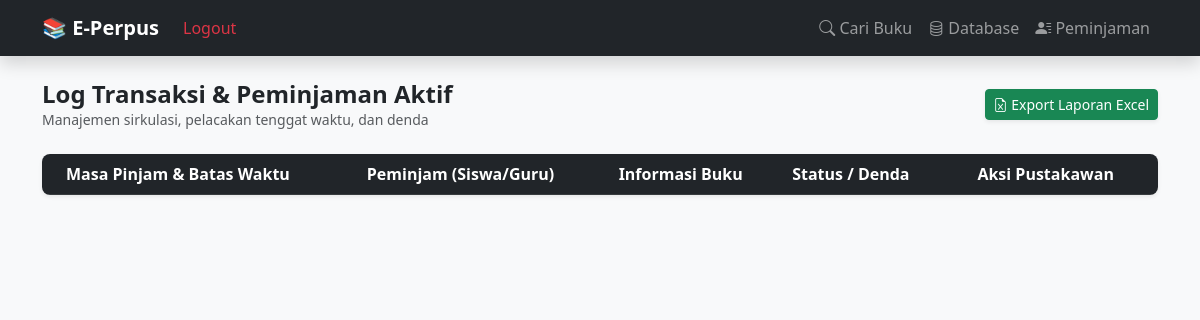
Before: /peminjaman (signed in) with the older database file.
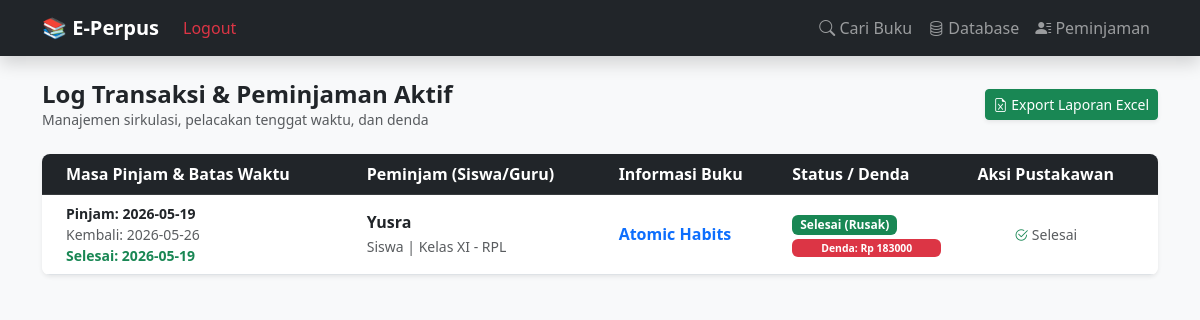
After: the same page with the newer database file.
### tables this page shows
CREATE TABLE peminjaman (
            id INTEGER PRIMARY KEY AUTOINCREMENT,
            id_buku INTEGER,
            id_anggota TEXT, -- Nama Peminjam
            tipe_user TEXT,  -- Siswa / Guru
            kelas TEXT,
            jurusan TEXT,
            tgl_pinjam TEXT,
            tgl_kembali_seharusnya TEXT,
            tgl_dikembalikan TEXT,
            status TEXT DEFAULT 'Dipinjam', -- Dipinjam / Kembali / Rusak / Hilang
            denda INTEGER DEFAULT 0,
            FOREIGN KEY(id_buku) REFERENCES buku(id)
        );

CREATE TABLE buku (
            id INTEGER PRIMARY KEY AUTOINCREMENT,
            -- Data Katalog (Publik)
            judul TEXT NOT NULL,
            sub_judul TEXT,
            penulis TEXT,
            penerbit TEXT,
            tahun_terbit TEXT,
            isbn TEXT,
            kategori TEXT,
            sinopsis TEXT,
            cover_img TEXT,
            -- Data Inventaris (Internal Pustakawan)
            id_buku_fisik TEXT UNIQUE, -- Barcode / ID Unik Eksemplar
            nomor_panggil TEXT,        -- Call Number di Rak
            lokasi_rak TEXT,
            sumber_perolehan TEXT,     -- Pembelian / Hadiah / Sumbangan
            tanggal_masuk TEXT,
            kondisi_buku TEXT DEFAULT 'Baik', -- Baik / Rusak / Hilang
            harga_buku INTEGER DEFAULT 0,     -- Untuk Pelaporan Aset & Denda Opsi A
            stok INTEGER DEFAULT 1
        );

### app.py (the view)
@app.route('/peminjaman')
def daftar_peminjaman():
    if not session.get('logged_in'):
        flash('Silakan login terlebih dahulu!', 'danger')
        return redirect(url_for('login'))
    conn = get_db_connection()
    peminjaman_data = conn.execute('''
        SELECT p.id, b.judul, p.id_anggota as nama, p.tipe_user, p.kelas, p.jurusan,
               p.tgl_pinjam, p.tgl_kembali_seharusnya, p.tgl_dikembalikan, p.status, p.denda
        FROM peminjaman p
        JOIN buku b ON p.id_buku = b.id
        ORDER BY p.status DESC, p.tgl_pinjam DESC
    ''').fetchall()
    conn.close()
    peminjaman_final = []
    tgl_sekarang = datetime.now().date()
    for row in peminjaman_data:
        p = dict(row)
        if p['status'] == 'Dipinjam' and p['tgl_kembali_seharusnya']:
            tgl_tenggat = datetime.strptime(p['tgl_kembali_seharusnya'], '%Y-%m-%d').date()
            selisih = (tgl_sekarang - tgl_tenggat).days
            if selisih > 0:
                p['terlambat'] = True
                p['durasi_terlambat'] = selisih
            else:
                p['terlambat'] = False
                p['durasi_terlambat'] = 0
        else:
            p['terlambat'] = False
            p['durasi_terlambat'] = 0
        peminjaman_final.append(p)
    return render_template('peminjaman.html', peminjaman=peminjaman_final)

### app.py (called while the page is built)
def get_db_connection():
    base_dir = os.path.dirname(os.path.abspath(__file__))
    db_path = os.path.join(base_dir, 'perpustakaan.db')
    conn = sqlite3.connect(db_path)
    conn.row_factory = sqlite3.Row
    return conn

### templates/peminjaman.html (shortened to what this page needs)
{% extends 'layout.html' %}
{% block content %}
<div class="d-flex justify-content-between align-items-center mb-4 mt-2">
    <div>
        <h4 class="fw-bold mb-0 text-dark">Log Transaksi & Peminjaman Aktif</h4>
        <p class="text-muted small mb-0">Manajemen sirkulasi, pelacakan tenggat waktu, dan denda</p>
    </div>
    {% if session.get('logged_in') %}
    <a href="/export_peminjaman" class="btn btn-success btn-sm shadow-sm">
        <i class="bi bi-file-earmark-excel"></i> Export Laporan Excel
    </a>
    {% endif %}
</div>
<div class="card shadow-sm border-0 rounded-3 overflow-hidden">
    <div class="table-responsive">
        <table class="table table-hover align-middle mb-0">
            <thead class="table-dark">
                <tr>
                    <th class="ps-4">Masa Pinjam & Batas Waktu</th>
                    <th>Peminjam (Siswa/Guru)</th>
                    <th>Informasi Buku</th>
                    <th>Status / Denda</th>
                    <th class="text-center pe-4">Aksi Pustakawan</th>
                </tr>
            </thead>
            <tbody>
                {% for p in peminjaman %}
                <tr class="{{ 'table-danger' if p.terlambat and p.status == 'Dipinjam' else '' }}">
                    <td class="ps-4">
                        <small class="d-block text-dark fw-bold">Pinjam: {{ p.tgl_pinjam }}</small>
                        <small class="d-block text-muted">Kembali: {{ p.tgl_kembali_seharusnya if p.tgl_kembali_seharusnya else '-' }}</small>
                        {% if p.tgl_dikembalikan %}
                            <small class="d-block text-success fw-bold">Selesai: {{ p.tgl_dikembalikan }}</small>
                        {% endif %}
                    </td>
                    <td>
                        <strong class="text-dark">{{ p.nama }}</strong><br>
                        <small class="text-muted">{{ p.tipe_user }} | Kelas {{ p.kelas }} - {{ p.jurusan }}</small>
                    </td>
                    <td><span class="fw-bold text-primary">{{ p.judul }}</span></td>
                    <td>
                        {% if p.status == 'Dipinjam' %}
                            <span class="badge bg-warning text-dark px-2 py-1 rounded">Dipinjam</span>
                            {% if p.terlambat %}
                                <span class="badge bg-danger d-block mt-1" style="font-size: 0.65rem;">Terlambat {{ p.durasi_terlambat }} Hari</span>
                            {% endif %}
                        {% else %}
                            <span class="badge bg-success px-2 py-1 rounded">{{ p.status }}</span>
                            {% if p.denda > 0 %}
                                <span class="badge bg-danger d-block mt-1" style="font-size: 0.65rem;">Denda: Rp {{ p.denda|int }}</span>
                            {% endif %}
                        {% endif %}
                    </td>
                    <td class="text-center pe-4">
                        {% if p.status == 'Dipinjam' %}
                            <form action="/kembalikan/{{ p.id }}" method="POST" class="d-flex gap-1 justify-content-center align-items-center">
                                <select name="status_kembali" class="form-select form-select-sm" style="width: 110px;" required>
                                    <option value="Normal">Normal</option>
                                    <option value="Rusak">Rusak</option>
                                    <option value="Hilang">Hilang</option>
                                </select>
                                <button type="submit" class="btn btn-sm btn-dark" onclick="return confirm('Proses pengembalian eksemplar?')">
                                    Proses
                                </button>
                            </form>
                        {% else %}
                            <span class="text-muted small"><i class="bi bi-check2-circle text-success"></i> Selesai</span>
                        {% endif %}
                    </td>
                </tr>
                {% endfor %}
            </tbody>
        </table>
    </div>
</div>
{% endblock %}

### templates/layout.html (shortened to what this page needs)
<!DOCTYPE html>
<html lang="id">
<head>
    <link href="https://cdn.jsdelivr.net/npm/bootstrap@5.3.0/dist/css/bootstrap.min.css" rel="stylesheet">
    <link rel="stylesheet" href="https://cdn.jsdelivr.net/npm/bootstrap-icons@1.11.1/font/bootstrap-icons.css">
    <link rel="stylesheet" href="https://cdn.jsdelivr.net/npm/@fancyapps/ui@5.0/dist/fancybox/fancybox.css"/>
</head>
<body class="bg-light">
<nav class="navbar navbar-expand-lg navbar-dark bg-dark mb-4 shadow">
    <div class="container">
        <a class="navbar-brand fw-bold" href="/">📚 E-Perpus</a>
        <div class="navbar-nav ms-auto">
            {% if session.get('logged_in') %}
                <a class="nav-link text-danger" href="/logout">Logout</a>
            {% else %}
                <a class="nav-link text-primary fw-bold" href="{{ url_for('login') }}">Login Admin</a>
            {% endif %}
        </div>
        <div class="collapse navbar-collapse" id="navbarNav">
            <div class="navbar-nav ms-auto">
                <a class="nav-link" href="/"><i class="bi bi-search"></i> Cari Buku</a>
                <a class="nav-link" href="/koleksi"><i class="bi bi-database"></i> Database</a>
                <a class="nav-link" href="/peminjaman"><i class="bi bi-person-lines-fill"></i> Peminjaman</a>
            </div>
        </div>
    </div>
</nav>
<div class="container">
    {% block content %}{% endblock %}
</div>
</body>
</html>

Changed rows visible on the page:
added peminjaman: tgl_pinjam "2026-05-19", tgl_kembali_seharusnya "2026-05-26", tgl_dikembalikan "2026-05-19", nama "Yusra", tipe_user "Siswa", kelas "XI", jurusan "RPL", judul "Atomic Habits", status "Selesai (Rusak)", denda "183000"
